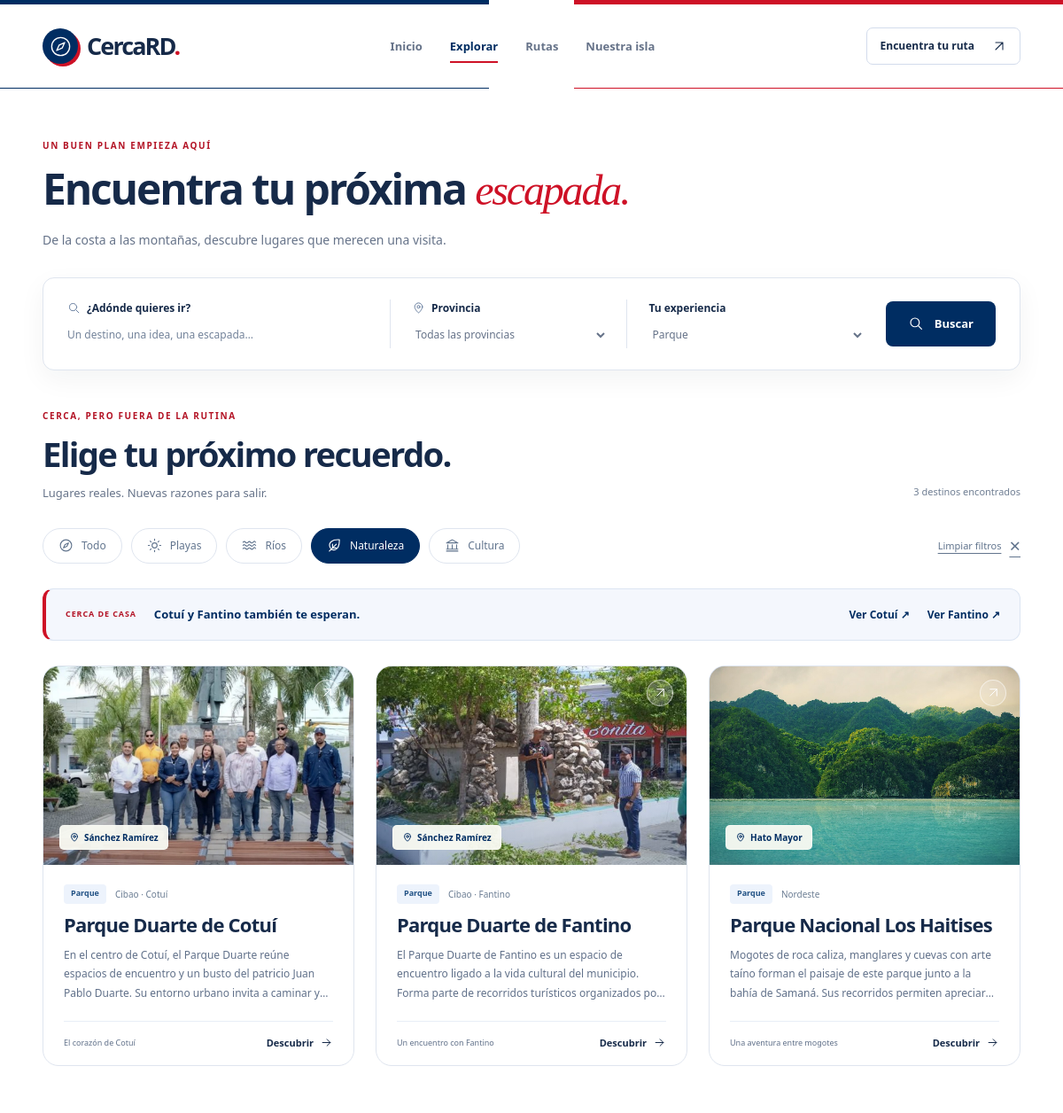
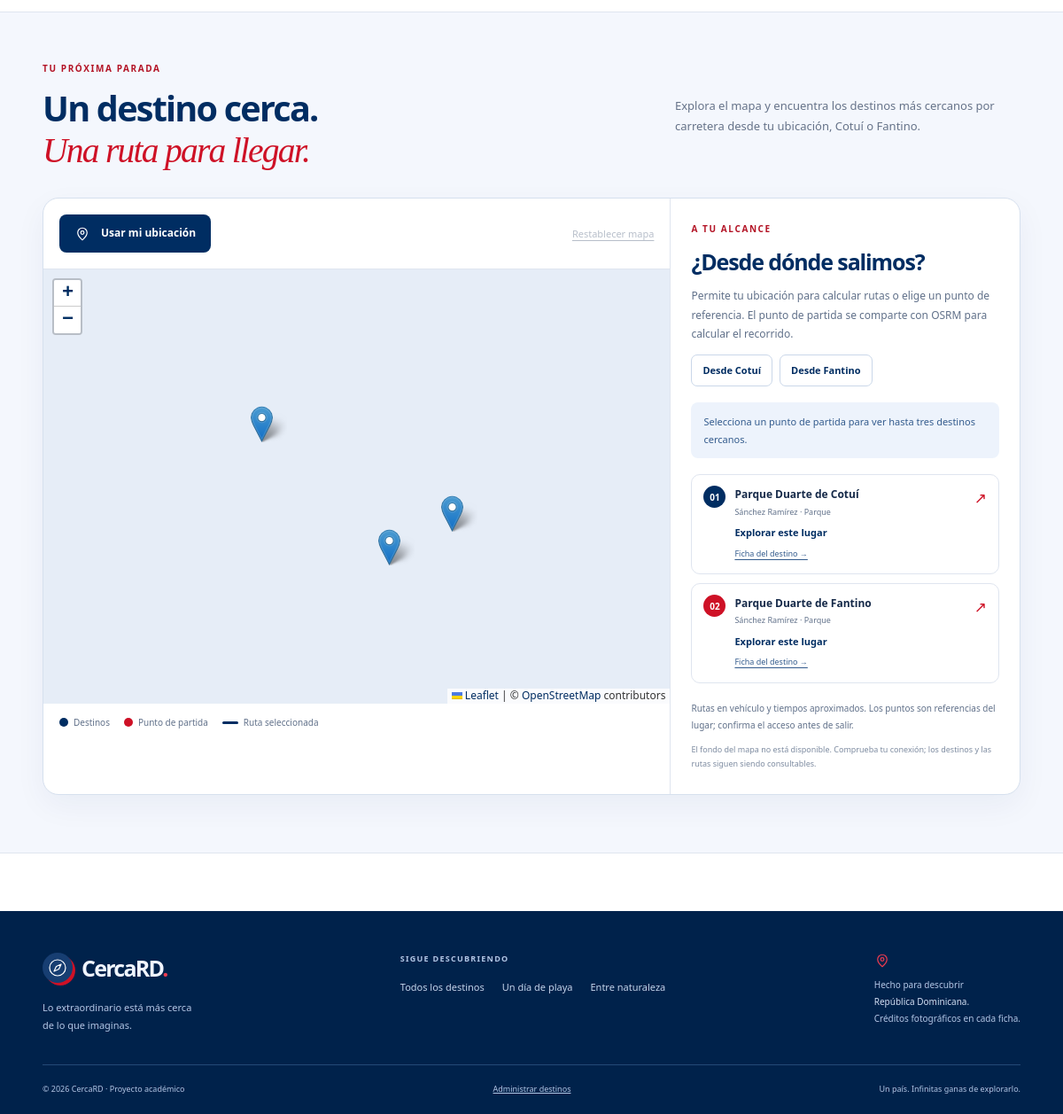
The page /index.php?vista=lugares&tipo=Parque on the database its author committed (2 pictures, top to bottom).
### tables this page shows
CREATE TABLE IF NOT EXISTS lugares (
    id INT UNSIGNED NOT NULL AUTO_INCREMENT,
    nombre VARCHAR(150) NOT NULL,
    provincia VARCHAR(100) NOT NULL,
    tipo VARCHAR(50) NOT NULL,
    descripcion TEXT NOT NULL,
    ubicacion VARCHAR(255) NOT NULL,
    latitud DECIMAL(10, 7) NULL DEFAULT NULL,
    longitud DECIMAL(10, 7) NULL DEFAULT NULL,
    activo TINYINT(1) NOT NULL DEFAULT 1,
    created_at TIMESTAMP NOT NULL DEFAULT CURRENT_TIMESTAMP,
    PRIMARY KEY (id)
);

### app/Core/helpers.php (called while the page is built, shortened)
<?php
function e($value): string
{
    return htmlspecialchars((string) $value, ENT_QUOTES | ENT_SUBSTITUTE, 'UTF-8');
}
function base_url(): string
{
    $directory = str_replace('\\', '/', dirname($_SERVER['SCRIPT_NAME'] ?? '/index.php'));
    $segments = array_filter(explode('/', $directory), function (string $segment): bool {
        return $segment !== '' && $segment !== '.';
    });
    return $segments ? '/' . implode('/', array_map(function (string $segment): string {
        return rawurlencode(rawurldecode($segment));
    }, $segments)) : '';
}
function url(array $parameters = []): string
{
    return base_url() . '/index.php' . ($parameters ? '?' . http_build_query($parameters) : '');
}
function asset_url(string $path): string
{
    $directPublicEntry = realpath($_SERVER['SCRIPT_FILENAME'] ?? '') === realpath(PROJECT_ROOT . '/public/index.php');
    return base_url() . ($directPublicEntry ? '/assets/' : '/public/assets/') . ltrim($path, '/');
}
function place_style(string $type): array
{
    $styles = [
        'Playa' => ['cover-playa', '☀'],
        'Río' => ['cover-rio', '≈'],
        'Parque' => ['cover-parque', '❋'],
        'Montaña' => ['cover-montana', '△'],
        'Cultural' => ['cover-cultural', '⌂'],
    ];
    return $styles[$type] ?? ['cover-parque', '◇'];
}
function destination_meta(array $place): array
{
    static $destinations = null;
    if ($destinations === null) {
        $file = PROJECT_ROOT . '/config/destinations.php';
        $destinations = is_file($file) ? require $file : [];
        $localFile = PROJECT_ROOT . '/config/local_destinations.php';
        if (is_file($localFile)) {
            $destinations = array_replace($destinations, require $localFile);
        }
    }
    $defaults = [
        'image' => '',
        'image_alt' => $place['nombre'] ?? 'Paisaje de República Dominicana',
        'photo_author' => '',
        'photo_author_url' => '',
        'photo_license' => '',
        'photo_license_url' => '',
        'photo_source' => '',
        'photo_source_label' => 'Fuente de la fotografía',
        'source_url' => '',
        'highlight' => '',
        'region' => '',
    ];
    $metadata = $destinations[(int) ($place['id'] ?? 0)] ?? [];
    $result = array_replace($defaults, $metadata);
    return $result;
}
function destination_columns(): array
{
    return [
        'imagen' => 'image', 'imagen_alt' => 'image_alt',
        'foto_autor' => 'photo_author', 'foto_autor_url' => 'photo_author_url',
        'foto_fuente' => 'photo_source', 'foto_fuente_label' => 'photo_source_label',
        'foto_licencia' => 'photo_license', 'foto_licencia_url' => 'photo_license_url',
        'fuente_url' => 'source_url', 'destacado' => 'highlight', 'region' => 'region',
    ];
}
function image_url(array $place): string
{
    $metadata = destination_meta($place);
    return $metadata['image'] !== '' ? asset_url($metadata['image']) : '';
}
function render(string $view, array $data): void
{
    extract($data, EXTR_SKIP);
    require PROJECT_ROOT . '/app/Views/layout/header.php';
    require PROJECT_ROOT . '/app/Views/' . $view . '.php';
    require PROJECT_ROOT . '/app/Views/layout/footer.php';
}

### public/index.php (called while the page is built, shortened)
<?php
require dirname(__DIR__) . '/app/bootstrap.php';
$page = input_text('vista', 30);
$controller->handle($page === '' ? 'inicio' : $page);

### app/Models/Lugar.php (called while the page is built, shortened)
<?php
final class Lugar
{
    public static function fromDatabase(PDO $connection): self
    {
        $places = $connection->query(
            'SELECT * FROM lugares WHERE activo = 1 ORDER BY nombre ASC'
        )->fetchAll();
        return new self($places);
    }
}

### app/bootstrap.php (called while the page is built, shortened)
<?php
require PROJECT_ROOT . '/app/Core/helpers.php';
require PROJECT_ROOT . '/app/Models/Lugar.php';
try {
    $databaseConfig = require PROJECT_ROOT . '/config/database.php';
    $connection = Database::connect($databaseConfig);
    $model = Lugar::fromDatabase($connection);
} catch (PDOException $exception) {
    error_log('CercaRD: catálogo inicial local; conexión o tabla de MySQL no disponible.');
    $model = new Lugar(require PROJECT_ROOT . '/database/demo.php', true);
}

### app/Views/partials/place-card.php (the view)
<?php
[$coverClass, $symbol] = place_style($place['tipo']);
$placeMeta = destination_meta($place);
$placeImage = image_url($place);
$detailUrl = url(['vista' => 'detalle', 'id' => $place['id']]);
?>
<article class="place-card">
    <a class="place-cover <?= e($coverClass) ?> <?= $placeImage !== '' ? 'has-photo' : '' ?>" href="<?= e($detailUrl) ?>" aria-label="Conocer <?= e($place['nombre']) ?>">
        <?php if ($placeImage !== ''): ?><img src="<?= e($placeImage) ?>" alt="<?= e($placeMeta['image_alt']) ?>" loading="lazy" decoding="async"><?php else: ?><span class="place-symbol" aria-hidden="true"><?= e($symbol) ?></span><?php endif; ?>
        <span class="cover-label"><svg class="icon" viewBox="0 0 24 24" aria-hidden="true"><use href="#icon-pin"/></svg><?= e($place['provincia']) ?></span><span class="cover-arrow" aria-hidden="true"><svg class="icon" viewBox="0 0 24 24"><use href="#icon-arrow-up"/></svg></span>
    </a>
    <div class="place-body"><div class="place-meta"><span class="tag"><?= e($place['tipo']) ?></span><?php if ($placeMeta['region'] !== ''): ?><span><?= e($placeMeta['region']) ?></span><?php endif; ?></div><h3 class="place-title"><a href="<?= e($detailUrl) ?>"><?= e($place['nombre']) ?></a></h3><p class="place-description"><?= e($place['descripcion']) ?></p><div class="place-footer"><span><?= e($placeMeta['highlight']) ?></span><a class="text-link" href="<?= e($detailUrl) ?>" aria-label="Descubrir <?= e($place['nombre']) ?>">Descubrir <svg class="icon" viewBox="0 0 24 24" aria-hidden="true"><use href="#icon-arrow"/></svg></a></div></div>
</article>

### app/Views/lugares/index.php (shortened to what this page needs)
<?php
$isHome = $currentPage === 'inicio';
$heroPlace = ['id' => 101];
$heroMeta = destination_meta($heroPlace);
$heroImage = image_url($heroPlace);
$categories = [['', 'Todo', 'compass'], ['Playa', 'Playas', 'sun'], ['Río', 'Ríos', 'waves'], ['Parque', 'Naturaleza', 'leaf'], ['Cultural', 'Cultura', 'culture']];
?>
<?php if ($isHome): ?>
    <section class="hero" aria-labelledby="hero-title">
        <?php if ($heroImage !== ''): ?><img class="hero-image" src="<?= e($heroImage) ?>" alt="<?= e($heroMeta['image_alt']) ?>" fetchpriority="high" decoding="async"><?php endif; ?>
        <div class="hero-shade"></div>
        <div class="container hero-content">
            <p class="eyebrow"><span></span>DESCUBRE REPÚBLICA DOMINICANA</p>
            <h1 id="hero-title">Hay un país entero<br>por <em>descubrir.</em></h1>
            <p class="hero-description">De Cotuí y Fantino a los paisajes de todo el país.<br class="desktop-break"> Descubre lo nuestro y encuentra tu próxima ruta.</p>
            <a class="button button-coral" href="#catalogo">Quiero explorar <svg class="icon" viewBox="0 0 24 24" aria-hidden="true"><use href="#icon-arrow"/></svg></a>
            <a class="hero-location" href="<?= e(url(['vista' => 'detalle', 'id' => 101])) ?>"><svg class="icon" viewBox="0 0 24 24" aria-hidden="true"><use href="#icon-pin"/></svg><span><strong>Bahía de las Águilas</strong><small>Pedernales · Costa suroeste</small></span><svg class="icon location-arrow" viewBox="0 0 24 24" aria-hidden="true"><use href="#icon-arrow-up"/></svg></a>
            <?php if ($heroImage !== '' && $heroMeta['photo_source'] !== ''): ?><p class="hero-photo-credit">Foto: <?= e($heroMeta['photo_author']) ?> · <a href="<?= e(url(['vista' => 'detalle', 'id' => 101])) ?>#foto">Créditos y licencia ↗</a></p><?php endif; ?>
        </div>
    </section>
<?php else: ?>
    <section class="catalog-intro container" aria-labelledby="explore-title"><p class="section-kicker">UN BUEN PLAN EMPIEZA AQUÍ</p><h1 id="explore-title">Encuentra tu próxima <em>escapada.</em></h1><p>De la costa a las montañas, descubre lugares que merecen una visita.</p></section>
<?php endif; ?>
<div class="container">
    <section id="catalogo" class="catalog-section <?= $isHome ? 'catalog-home' : '' ?>" aria-labelledby="catalog-title">
        <form class="filter-form" action="<?= e(url()) ?>#catalogo" method="get">
            <div class="form-field search-field"><label for="q"><svg class="icon" viewBox="0 0 24 24" aria-hidden="true"><use href="#icon-search"/></svg> ¿Adónde quieres ir?</label><input type="search" name="q" id="q" value="<?= e($query) ?>" placeholder="Un destino, una idea, una escapada…" maxlength="100"></div>
            <div class="form-field"><label for="provincia"><svg class="icon" viewBox="0 0 24 24" aria-hidden="true"><use href="#icon-pin"/></svg> Provincia</label><select name="provincia" id="provincia"><option value="">Todas las provincias</option></select></div>
            <div class="form-field"><label for="tipo">Tu experiencia</label><select name="tipo" id="tipo"><option value="">Todos los tipos</option><?php foreach ($types as $option): ?><option value="<?= e($option) ?>" <?= $type === $option ? 'selected' : '' ?>><?= e($option) ?></option><?php endforeach; ?></select></div>
            <button type="submit" class="button button-primary"><svg class="icon" viewBox="0 0 24 24" aria-hidden="true"><use href="#icon-search"/></svg> Buscar</button>
        </form>
        <div class="section-heading"><div><p class="section-kicker">CERCA, PERO FUERA DE LA RUTINA</p><h2 id="catalog-title">Elige tu próximo recuerdo.</h2><p>Lugares reales. Nuevas razones para salir.</p></div><span class="results-count"><?= count($places) ?> <?= count($places) === 1 ? 'destino encontrado' : 'destinos encontrados' ?></span></div>
        <div class="catalog-toolbar">
            <nav class="category-nav" aria-label="Filtrar por experiencia"><?php foreach ($categories as [$categoryValue, $categoryLabel, $categoryIcon]): ?><a class="category-chip <?= $type === $categoryValue ? 'is-selected' : '' ?>" href="<?= e(url(['vista' => 'lugares', 'q' => $query, 'provincia' => $province, 'tipo' => $categoryValue])) ?>#catalogo" <?= $type === $categoryValue ? 'aria-current="true"' : '' ?>><svg class="icon" viewBox="0 0 24 24" aria-hidden="true"><use href="#icon-<?= e($categoryIcon) ?>"/></svg><?= e($categoryLabel) ?></a><?php endforeach; ?></nav>
            <?php if ($query !== '' || $province !== '' || $type !== ''): ?><a class="clear-filters" href="<?= e(url(['vista' => 'lugares'])) ?>#catalogo">Limpiar filtros <span aria-hidden="true">×</span></a><?php endif; ?>
        </div>
        <div class="local-destinations"><span class="local-label">CERCA DE CASA</span><strong>Cotuí y Fantino también te esperan.</strong><div><a href="<?= e(url(['vista' => 'lugares', 'q' => 'Cotuí'])) ?>#catalogo">Ver Cotuí <span aria-hidden="true">↗</span></a><a href="<?= e(url(['vista' => 'lugares', 'q' => 'Fantino'])) ?>#catalogo">Ver Fantino <span aria-hidden="true">↗</span></a></div></div>
        <?php if ($places): ?><div class="places-grid"><?php foreach ($places as $place): ?><?php require PROJECT_ROOT . '/app/Views/partials/place-card.php'; ?><?php endforeach; ?></div><?php else: ?><?= e(url(['vista' => 'lugares'])) ?><?php endif; ?>
    </section>
    </div>
    <?php require PROJECT_ROOT . '/app/Views/partials/map.php'; ?>

### rows shown on the page
lugares: shows a picture, provincia "Sánchez Ramírez", tipo "Parque", nombre+id "Cibao · Cotuí", nombre "Parque Duarte de Cotuí", descripcion "En el centro de Cotuí, el Parque Duarte reúne espacios de encuentro y un busto del patricio Juan Pablo Duarte. Su entorno urbano invita a caminar…", nombre+id "El corazón de Cotuí"
lugares: shows a picture, provincia "Sánchez Ramírez", tipo "Parque", nombre+id "Cibao · Fantino", nombre "Parque Duarte de Fantino", descripcion "El Parque Duarte de Fantino es un espacio de encuentro ligado a la vida cultural del municipio. Forma parte de recorridos turísticos organizados…", nombre+id "Un encuentro con Fantino"
lugares: shows a picture, provincia "Hato Mayor", tipo "Parque", nombre+id "Nordeste", nombre "Parque Nacional Los Haitises", descripcion "Mogotes de roca caliza, manglares y cuevas con arte taíno forman el paisaje de este parque junto a la bahía de Samaná. Sus recorridos permiten…", nombre+id "Una aventura entre mogotes"

### other values the page prints
$app['nombre'] "CercaRD"
count($places) "3"
$categoryLabel "Todo"
$categoryLabel "Playas"
$categoryLabel "Ríos"
$categoryLabel "Naturaleza"
$categoryLabel "Cultura"
form field tipo "Parque"
